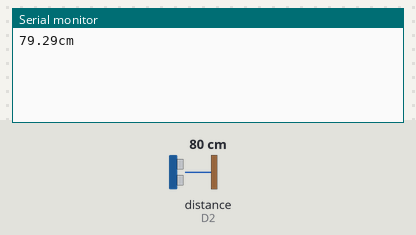
Simulated run of this sketch. Board: ESP8266 (NodeMCU). Shown: the last lines printed to the serial monitor. Wiring (inferred from the names in the program): ultrasonic range finder: trigger D4; echo D2. The test bench sets the inputs (shaded band); at power-on: distance to the obstacle (sensor on D2) 80 cm. The echo pulse lasts 58.3 µs per cm; WiFi joins after 1.5 s; servers stay silent unless stated.

Above: at 3.0 s.
3.1 s: distance to the obstacle (sensor on D2) set to 2 cm
At 4.3 s:
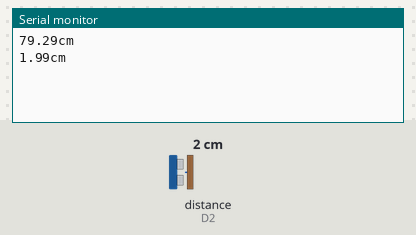
5.8 s: distance to the obstacle (sensor on D2) set to 4 cm
At 7.1 s:
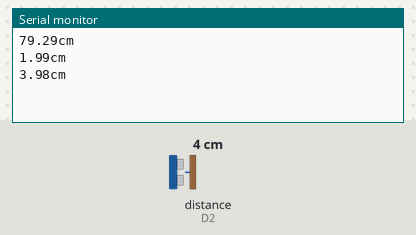
Timing chart, 0 to 8.8 s (numbered marks = the images above; inputs shaded):
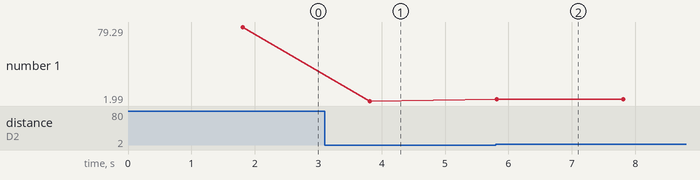

Measured:
- after the input at 3.1 s, the serial monitor: prints a new line after 0.71 s (image 1)
- after the input at 5.8 s, the serial monitor: prints a new line at once (image 2)
- plotted number 1: 79.29 → 1.99 after the input at 3.1 s, 1.99 → 3.98 after the input at 5.8 s

The sketch:

Ultrasonic_Blynk.ino
```cpp
//Token Blynk
#define BLYNK_TEMPLATE_ID "TMPL6EpJbYDj9"
#define BLYNK_TEMPLATE_NAME "Ultrasonic"
#define BLYNK_AUTH_TOKEN "HAS6j7Ju-qJxVjwmSty9WKHRrYS9ROUz"
#include <ESP8266WiFi.h>
#include <BlynkSimpleEsp8266.h>

char auth[] = BLYNK_AUTH_TOKEN;
char ssid[] = "PKL AKTARA";
char pass[] = "pkl2024@";

BlynkTimer timer ;
#define pinecho D2
#define pintrig D4

void setup() {
  //*****SERIAL MONITOR, setting baud rate
  Serial.begin(115200);
  //*****ULTRASONIK, setting pin yang digunakan
  pinMode(pinecho, INPUT);
  pinMode(pintrig, OUTPUT);

  Blynk.begin(auth, ssid, pass);

}
void loop() {
  //********BLYNK, menjalankan blynk
  Blynk.run();
  timer.run();

  digitalWrite(pintrig, LOW);
  delayMicroseconds(2);
  digitalWrite(pintrig, HIGH);
  delayMicroseconds(10);
  digitalWrite(pintrig, LOW);
  int duration=pulseIn(pinecho, HIGH);
  float distance=duration*0.034/2;
  Serial.print(distance); //Menampilkan jarak ke serial monitor
  Serial.println("cm");
  Blynk.virtualWrite(V0, distance); //menampilkan jarak ke blynk
  delay(2000);
}
```
